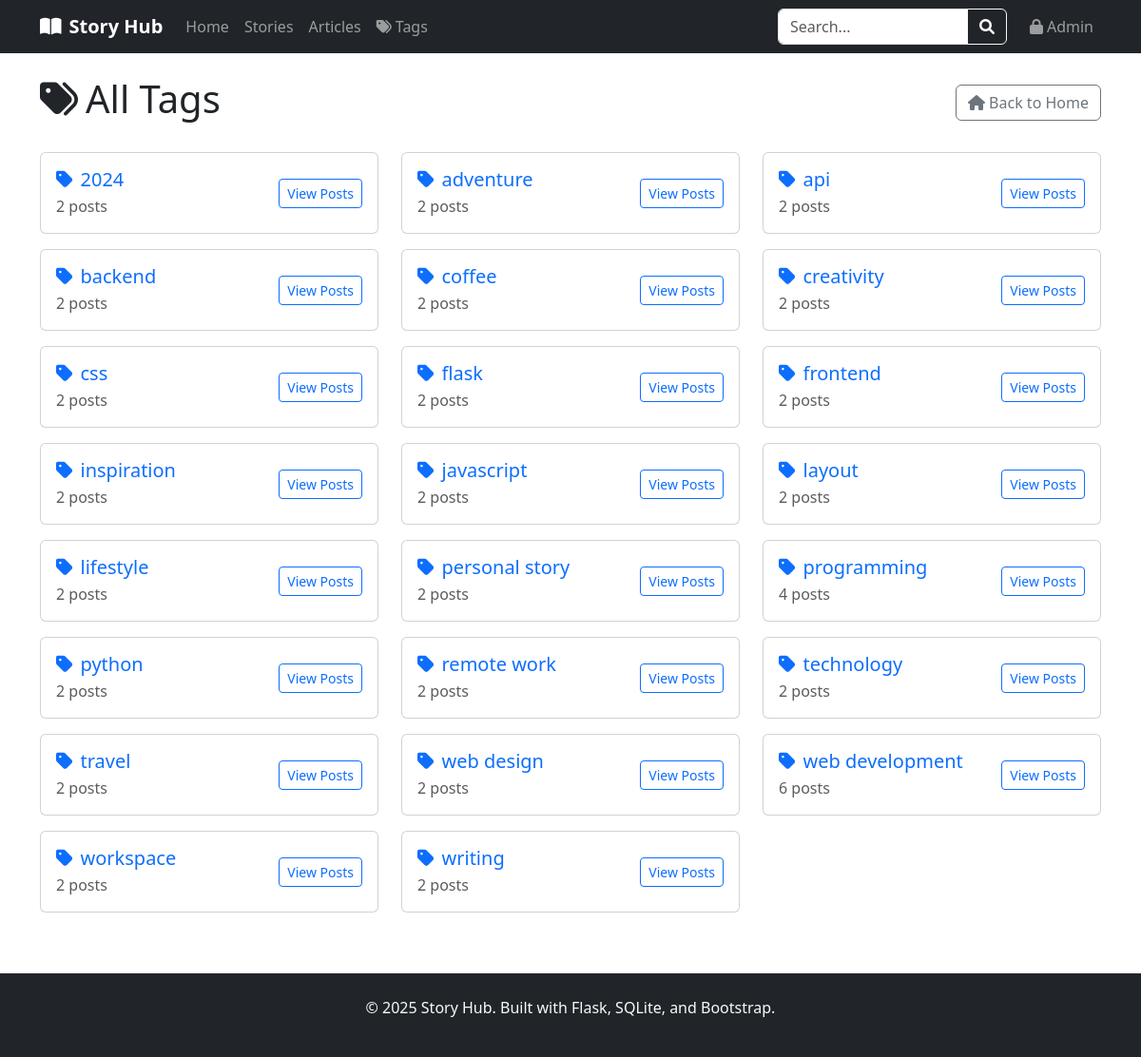
The app's page /tags, older data.
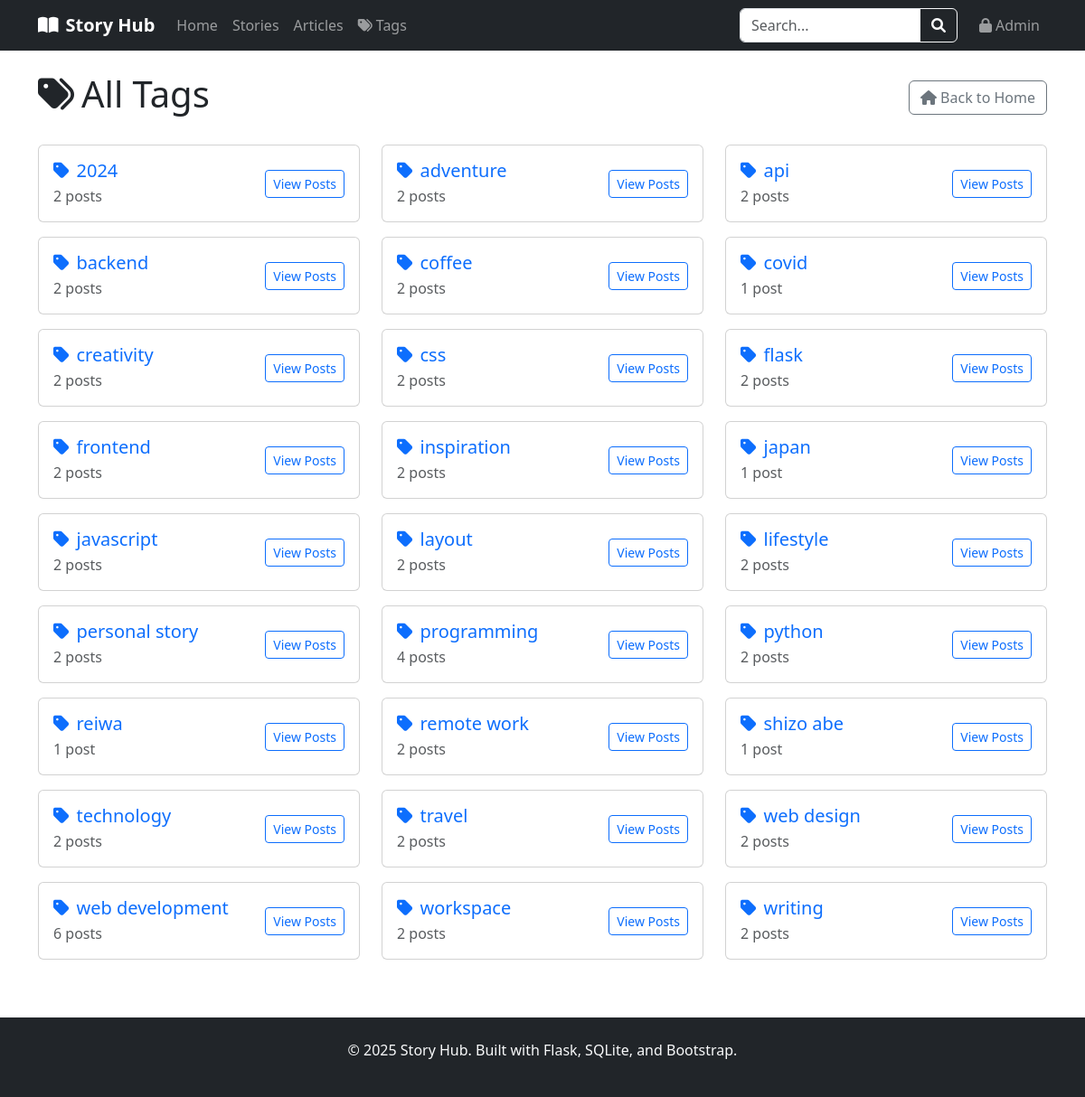
The same page, newer data.
### tables this page shows
CREATE TABLE tags (
                id INTEGER PRIMARY KEY AUTOINCREMENT,
                name TEXT UNIQUE NOT NULL,
                slug TEXT UNIQUE NOT NULL,
                created_at TIMESTAMP DEFAULT CURRENT_TIMESTAMP
            );

### routes/search.py (the view)
@search.route('/tags')
def all_tags():
    tags = TagModel.get_all_tags()
    return render_template('search/tags.html', tags=tags)

### forms.py
class SearchForm(FlaskForm):
    query = StringField('Search', validators=[Length(max=200)], render_kw={"placeholder": "Search posts..."})
    submit = SubmitField('Search')

### models.py (called while the page is built)
def get_db():
    db = getattr(g, '_database', None)
    if db is None:
        db = g._database = sqlite3.connect(current_app.config['DATABASE'])
        db.row_factory = sqlite3.Row
    return db

    @staticmethod
    def get_all_tags():
        db = get_db()
        return db.execute('''
            SELECT t.*, COUNT(pt.post_id) as post_count
            FROM tags t
            LEFT JOIN post_tags pt ON t.id = pt.tag_id
            GROUP BY t.id
            ORDER BY t.name
        ''').fetchall()

### routes/main.py (called while the page is built)
@main.app_context_processor
def inject_admin_status():
    return {'is_admin_logged_in': is_admin_logged_in()}

### routes/search.py (called while the page is built)
@search.app_context_processor
def inject_search_form():
    return {'search_form': SearchForm(), 'is_admin_logged_in': is_admin_logged_in()}

### utils.py (called while the page is built)
def is_admin_logged_in():
    return session.get('admin_logged_in', False)

### templates/search/tags.html (shortened to what this page needs)
{% extends "base.html" %}
{% block content %}
<div class="row">
    <div class="col-12">
        <div class="d-flex justify-content-between align-items-center mb-4">
            <h1><i class="fas fa-tags me-2"></i>All Tags</h1>
            <a href="{{ url_for('main.index') }}" class="btn btn-outline-secondary">
                <i class="fas fa-home me-1"></i>Back to Home
            </a>
        </div>
        {% if tags %}
            <div class="row">
                {% for tag in tags %}
                <div class="col-md-6 col-lg-4 mb-3">
                    <div class="card h-100">
                        <div class="card-body d-flex justify-content-between align-items-center">
                            <div>
                                <h5 class="card-title mb-1">
                                    <a href="{{ url_for('search.posts_by_tag', slug=tag.slug) }}"
                                       class="text-decoration-none">
                                        <i class="fas fa-tag me-2"></i>{{ tag.name }}
                                    </a>
                                </h5>
                                <p class="card-text text-muted mb-0">
                                    {{ tag.post_count }} post{{ 's' if tag.post_count != 1 else '' }}
                                </p>
                            </div>
                            <a href="{{ url_for('search.posts_by_tag', slug=tag.slug) }}"
                               class="btn btn-outline-primary btn-sm">
                                View Posts
                            </a>
                        </div>
                    </div>
                </div>
                {% endfor %}
            </div>
        {% endif %}
    </div>
</div>
{% endblock %}

### templates/base.html (shortened to what this page needs)
<!DOCTYPE html>
<html lang="en">
<head>
    <link href="https://cdn.jsdelivr.net/npm/bootstrap@5.3.0/dist/css/bootstrap.min.css" rel="stylesheet">
    <link href="https://cdnjs.cloudflare.com/ajax/libs/font-awesome/6.0.0/css/all.min.css" rel="stylesheet">
</head>
<body>
    <nav class="navbar navbar-expand-lg navbar-dark bg-dark">
        <div class="container">
            <a class="navbar-brand" href="{{ url_for('main.index') }}">
                <i class="fas fa-book-open me-2"></i>Story Hub
            </a>
            <div class="collapse navbar-collapse" id="navbarNav">
                <ul class="navbar-nav me-auto">
                    <li class="nav-item">
                        <a class="nav-link" href="{{ url_for('main.index') }}">Home</a>
                    </li>
                    <li class="nav-item">
                        <a class="nav-link" href="{{ url_for('main.stories') }}">Stories</a>
                    </li>
                    <li class="nav-item">
                        <a class="nav-link" href="{{ url_for('main.articles') }}">Articles</a>
                    </li>
                    <li class="nav-item">
                        <a class="nav-link" href="{{ url_for('search.all_tags') }}">
                            <i class="fas fa-tags me-1"></i>Tags
                        </a>
                    </li>
                </ul>
                <form class="d-flex me-3" method="GET" action="{{ url_for('search.search_posts') }}">
                    <div class="input-group">
                        <input type="text" name="query" class="form-control" placeholder="Search..."
                               value="{{ request.args.get('query', '') }}" style="width: 200px;">
                        <button type="submit" class="btn btn-outline-light">
                            <i class="fas fa-search"></i>
                        </button>
                    </div>
                </form>
                <ul class="navbar-nav">
                    {% if is_admin_logged_in %}
                    <li class="nav-item dropdown">
                        <a class="nav-link dropdown-toggle" href="#" role="button" data-bs-toggle="dropdown">
                            <i class="fas fa-cog me-1"></i>Admin
                        </a>
                        <ul class="dropdown-menu">
                            <li><a class="dropdown-item" href="{{ url_for('admin.admin_dashboard') }}">
                                <i class="fas fa-tachometer-alt me-2"></i>Dashboard</a></li>
                            <li><a class="dropdown-item" href="{{ url_for('admin.admin_posts') }}">
                                <i class="fas fa-list me-2"></i>Manage Posts</a></li>
                            <li><hr class="dropdown-divider"></li>
                            <li><a class="dropdown-item" href="{{ url_for('auth.admin_logout') }}">
                                <i class="fas fa-sign-out-alt me-2"></i>Logout</a></li>
                        </ul>
                    </li>
                    {% else %}
                    <li class="nav-item">
                        <a class="nav-link" href="{{ url_for('auth.admin_login') }}">
                            <i class="fas fa-lock me-1"></i>Admin
                        </a>
                    </li>
                    {% endif %}
                </ul>
            </div>
        </div>
    </nav>
    <main class="content-section">
        <div class="container mt-4">
            {% block content %}{% endblock %}
        </div>
    </main>
    <footer class="bg-dark text-light py-4 mt-5">
        <div class="container text-center">
            <p>&copy; 2025 Story Hub. Built with Flask, SQLite, and Bootstrap.</p>
        </div>
    </footer>
</body>
</html>

### templates/base.html (style rules this page uses)
.navbar-brand { font-weight: bold; }
.content-section { min-height: 60vh; }

Row changes from the older to the newer data that the page shows:
added tags: name "covid", post_count "1"
added tags: name "japan", post_count "1"
added tags: name "reiwa", post_count "1"
added tags: name "shizo abe", post_count "1"
